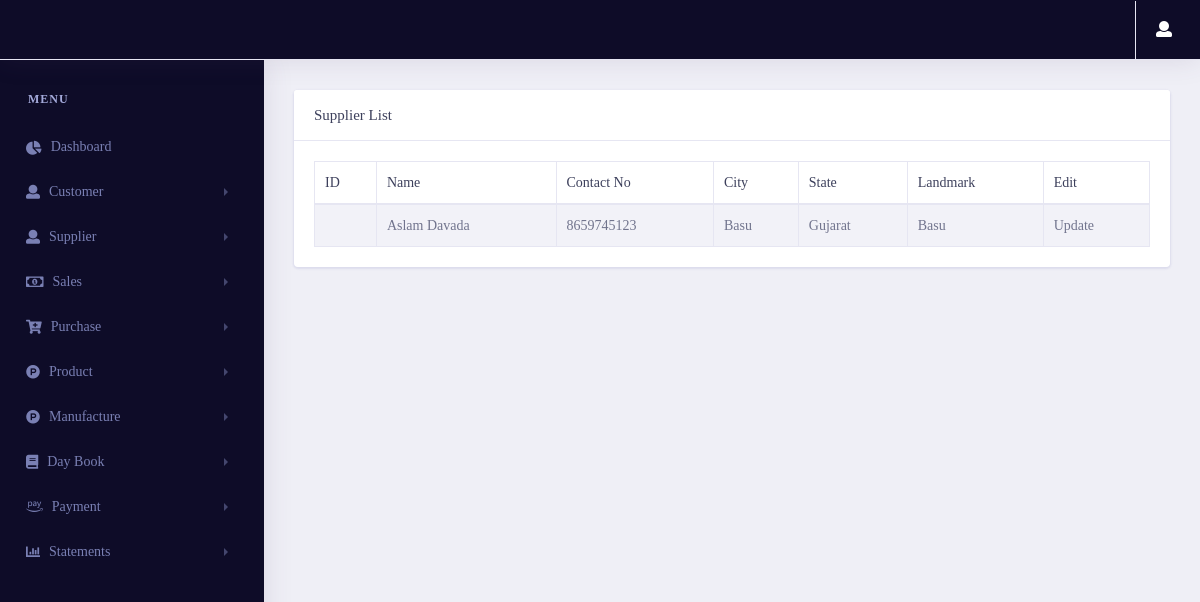
/supplier/viewsupplier/ (signed in), run on the app's committed database.
### supplier/models.py (models this page shows, shortened)
class Supplier_gst(models.Model):
    supplierid = models.CharField(max_length=10, null=True, blank=True)
    fullname = models.CharField(max_length=50)
    email = models.EmailField(max_length=254)
    contactno = models.CharField(max_length=50)
    gst = models.CharField(max_length=50)
    city = models.CharField(max_length=50)
    state = models.CharField(max_length=50)
    landmark = models.CharField(max_length=50)
    id = models.UUIDField(default=uuid.uuid4 , unique=True , primary_key=True , editable=False)

### supplier/views.py (the view)
# urls.py: path('viewsupplier/',views.viewsupplier,name="viewsupplier"),
@login_required(login_url='login')
def viewsupplier(request):
    try:
        if request.session['Estimate']:
            supplier_data = supplier_cache()
        if request.session['GST']:
            supplier_data = supplier_cache_gst()
        context = {
            'supplier_data': supplier_data
        }
        return render(request,"supplier/viewsupplier.html",context)
    except:
        return redirect('error404')

### Inventory/cache_storage.py (called while the page is built)
def supplier_cache():
    cache_key = "supplier_data_estimate_cache"
    cache_supplier_data = cache.get(cache_key)
    if cache_supplier_data is None:
        Supplier_data = Supplier_estimate.objects.all()
        cache.set(cache_key, Supplier_data , timeout=None)
        print("Supplier Non Cache Data")
    else:
        Supplier_data = cache_supplier_data
        print("Supplier Cached Data")
    return Supplier_data

def supplier_cache_gst():
    cache_key = "gst_supplier_data_cache"
    cache_supplier_data = cache.get(cache_key)
    if cache_supplier_data is None:
        supplier_data = Supplier_gst.objects.all()
        cache.set(cache_key, supplier_data, timeout=None)
        print("GST Supplier Non Cache Data")
    else:
        supplier_data = cache_supplier_data
        print("GST Supplier Cache Data")
    return supplier_data

### supplier/templates/supplier/viewsupplier.html (shortened to what this page needs)
{% extends 'pages/base.html' %}
{% load static %}
{% load user_auth %}
{% block content %}
<link rel="stylesheet" href="{% static 'vendor/bootstrap/css/bootstrap.min.css' %}">
<link href="{% static 'vendor/fonts/circular-std/style.css' %}" rel="stylesheet">
<link rel="stylesheet" href="{% static 'libs/css/style.css' %}">
<link rel="stylesheet" href="{% static 'vendor/fonts/fontawesome/css/fontawesome-all.css' %}">
<link rel="stylesheet" type="text/css" href="{% static 'vendor/datatables/css/dataTables.bootstrap4.css' %}">
{% if request.session.Estimate %}
<div class="row">
    <div class="col-xl-12 col-lg-12 col-md-12 col-sm-12 col-12">
        <div class="card">
            <h5 class="card-header">Supplier List</h5>
            <div class="card-body">
                <div class="table-responsive">
                    <table class="table table-striped table-bordered first" id="example">
                        <thead>
                            <tr>
                                <th>ID</th>
                                <th>Name</th>
                                <th>Contact No</th>
                                <th>City</th>
                                <th>State</th>
                                <th>Landmark</th>
                                <th>Edit</th>
                            </tr>
                        </thead>
                        <tbody>
                        {% for i in supplier_data %}
                            <tr>
                                <td>{{i.supplier_id}}</td>
                                <td>{{i.fullname}}</td>
                                <td>{{i.contactno}}</td>
                                <td>{{i.city}}</td>
                                <td>{{i.state}}</td>
                                <td>{{i.landmark}}</td>
                                <td>
                                    <a href="/supplier/updatesupplier/{{i.id}}">Update</a>
                                </td>
                            </tr>
                        {% endfor %}
                        </tbody>
                    </table>
                </div>
            </div>
        </div>
    </div>
</div>
{% endif %}
{% endblock content %}

### data on the page
Supplier_gst: fullname "Aslam Davada", contactno "8659745123", city "Basu", state "Gujarat", landmark "Basu"
